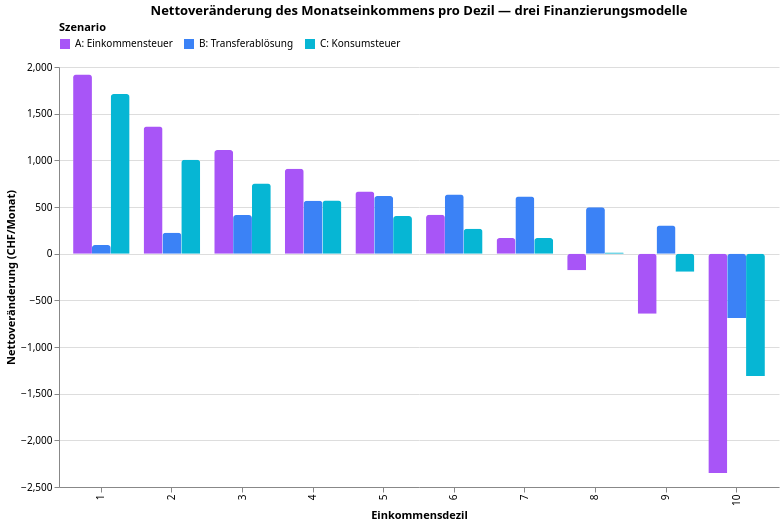

The specification (Vega-Lite) saved for this image:
### Vega-Lite specification from a JSON file in a GitHub repository (floating-point values rounded to 4 significant figures)
{"$schema": "https://vega.github.io/schema/vega-lite/v5.json", "config": {"font": "Switzer, system-ui, sans-serif", "view": {"stroke": "transparent"}}, "data": {"values": [{"Dezil": 1, "Szenario": "A: Einkommensteuer", "Veränderung CHF/Mt": 1919}, {"Dezil": 2, "Szenario": "A: Einkommensteuer", "Veränderung CHF/Mt": 1363}, {"Dezil": 3, "Szenario": "A: Einkommensteuer", "Veränderung CHF/Mt": 1110}, {"Dezil": 4, "Szenario": "A: Einkommensteuer", "Veränderung CHF/Mt": 911}, {"Dezil": 5, "Szenario": "A: Einkommensteuer", "Veränderung CHF/Mt": 667}, {"Dezil": 6, "Szenario": "A: Einkommensteuer", "Veränderung CHF/Mt": 416}, {"Dezil": 7, "Szenario": "A: Einkommensteuer", "Veränderung CHF/Mt": 167}, {"Dezil": 8, "Szenario": "A: Einkommensteuer", "Veränderung CHF/Mt": -179}, {"Dezil": 9, "Szenario": "A: Einkommensteuer", "Veränderung CHF/Mt": -643}, {"Dezil": 10, "Szenario": "A: Einkommensteuer", "Veränderung CHF/Mt": -2349}, {"Dezil": 1, "Szenario": "B: Transferablösung", "Veränderung CHF/Mt": 92}, {"Dezil": 2, "Szenario": "B: Transferablösung", "Veränderung CHF/Mt": 225}, {"Dezil": 3, "Szenario": "B: Transferablösung", "Veränderung CHF/Mt": 413}, {"Dezil": 4, "Szenario": "B: Transferablösung", "Veränderung CHF/Mt": 566}, {"Dezil": 5, "Szenario": "B: Transferablösung", "Veränderung CHF/Mt": 619}, {"Dezil": 6, "Szenario": "B: Transferablösung", "Veränderung CHF/Mt": 633}, {"Dezil": 7, "Szenario": "B: Transferablösung", "Veränderung CHF/Mt": 613}, {"Dezil": 8, "Szenario": "B: Transferablösung", "Veränderung CHF/Mt": 496}, {"Dezil": 9, "Szenario": "B: Transferablösung", "Veränderung CHF/Mt": 302}, {"Dezil": 10, "Szenario": "B: Transferablösung", "Veränderung CHF/Mt": -690}, {"Dezil": 1, "Szenario": "C: Konsumsteuer", "Veränderung CHF/Mt": 1711}, {"Dezil": 2, "Szenario": "C: Konsumsteuer", "Veränderung CHF/Mt": 1005}, {"Dezil": 3, "Szenario": "C: Konsumsteuer", "Veränderung CHF/Mt": 752}, {"Dezil": 4, "Szenario": "C: Konsumsteuer", "Veränderung CHF/Mt": 570}, {"Dezil": 5, "Szenario": "C: Konsumsteuer", "Veränderung CHF/Mt": 404}, {"Dezil": 6, "Szenario": "C: Konsumsteuer", "Veränderung CHF/Mt": 267}, {"Dezil": 7, "Szenario": "C: Konsumsteuer", "Veränderung CHF/Mt": 167}, {"Dezil": 8, "Szenario": "C: Konsumsteuer", "Veränderung CHF/Mt": 12}, {"Dezil": 9, "Szenario": "C: Konsumsteuer", "Veränderung CHF/Mt": -195}, {"Dezil": 10, "Szenario": "C: Konsumsteuer", "Veränderung CHF/Mt": -1311}]}, "encoding": {"color": {"field": "Szenario", "legend": {"orient": "top"}, "scale": {"range": ["#a855f7", "#3b82f6", "#06b6d4"]}, "type": "nominal"}, "x": {"field": "Dezil", "title": "Einkommensdezil", "type": "ordinal"}, "xOffset": {"field": "Szenario", "type": "nominal"}, "y": {"field": "Veränderung CHF/Mt", "title": "Nettoveränderung (CHF/Monat)", "type": "quantitative"}}, "height": 420, "mark": {"cornerRadiusEnd": 3, "type": "bar"}, "title": "Nettoveränderung des Monatseinkommens pro Dezil — drei Finanzierungsmodelle", "width": 720}
